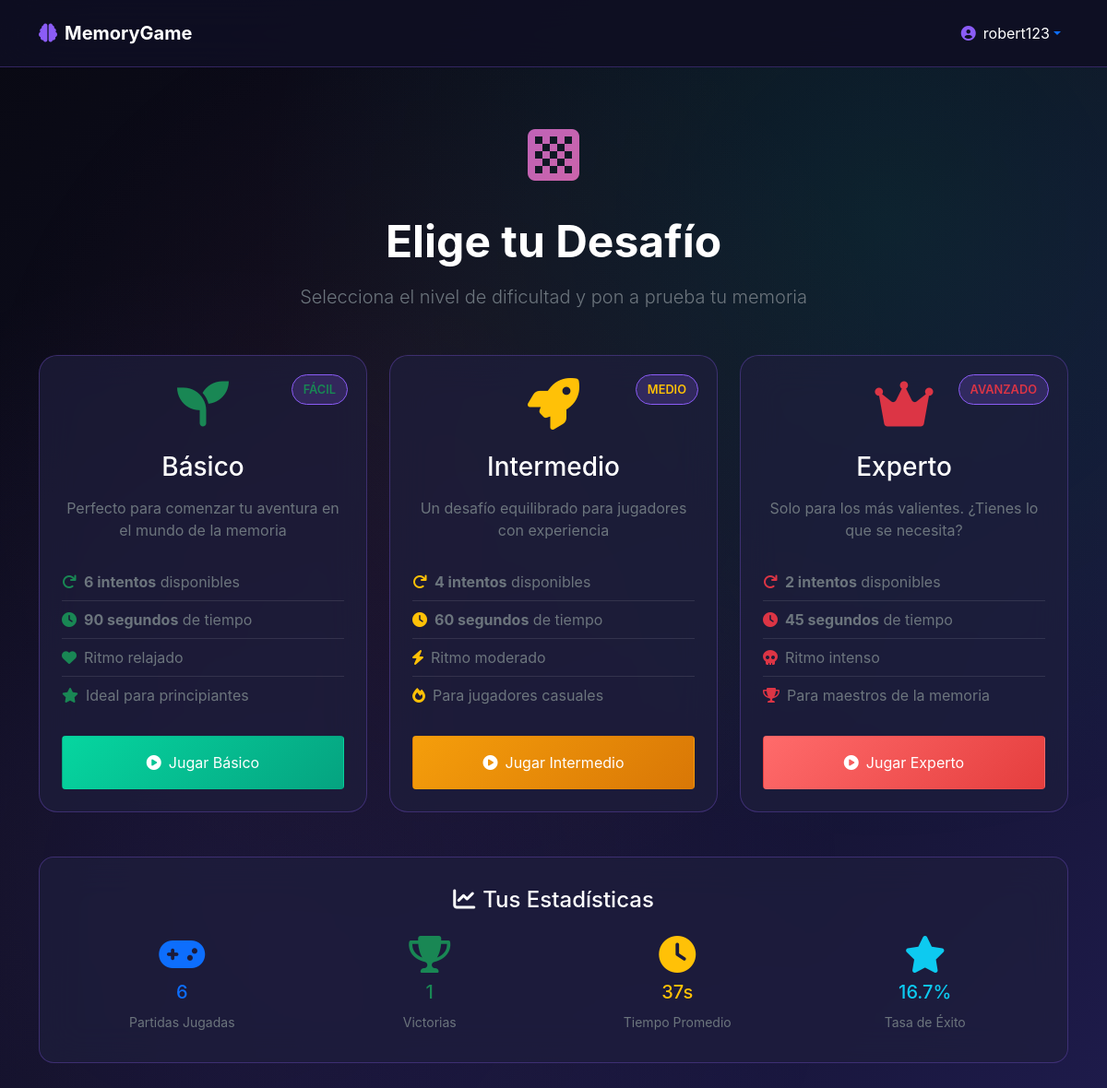
The page /memory/select-difficulty/ (signed in) on the database its author committed.
### memory_game/models.py (models this page shows, shortened)
class PlayerProfile(models.Model):
    user = models.OneToOneField(User, on_delete=models.CASCADE)
    total_games = models.IntegerField(default=0)
    games_won = models.IntegerField(default=0)
    games_lost = models.IntegerField(default=0)
    average_time = models.FloatField(default=0.0)
    favorite_difficulty = models.CharField(max_length=10, default='basic')
    total_score = models.IntegerField(default=0)  # NUEVO: Puntuación total acumulada
    best_score = models.IntegerField(default=0)   # NUEVO: Mejor puntuación individual
    def win_rate(self):
        if self.total_games == 0:
            return 0
        return (self.games_won / self.total_games) * 100

### memory_game/views.py (the view)
# urls.py: path('select-difficulty/', views.select_difficulty, name='select_difficulty'),
@login_required
def select_difficulty(request):
    profile, created = PlayerProfile.objects.get_or_create(user=request.user)
    return render(request, 'memory_game/select_difficulty.html', {'profile': profile})

### memory_game/templates/memory_game/select_difficulty.html (shortened to what this page needs)
{% extends 'memory_game/base_app.html' %}
{% load static %}
{% block content %}
<div class="container my-5">
    <div class="welcome-section">
        <div class="game-icon">
            <i class="fas fa-chess-board"></i>
        </div>
        <h1 class="display-5 fw-bold text-white mb-3">Elige tu Desafío</h1>
        <p class="lead text-muted">Selecciona el nivel de dificultad y pon a prueba tu memoria</p>
    </div>
    <div class="row g-4">
        <div class="col-lg-4 col-md-6">
            <div class="game-card p-4 h-100 text-center">
                <span class="difficulty-badge text-success">FÁCIL</span>
                <div class="mb-4">
                    <i class="fas fa-seedling text-success display-4"></i>
                </div>
                <h3 class="text-white mb-3">Básico</h3>
                <p class="text-muted mb-4">
                    Perfecto para comenzar tu aventura en el mundo de la memoria
                </p>
                <ul class="feature-list text-start text-muted mb-4">
                    <li><i class="fas fa-redo text-success me-2"></i><strong>6 intentos</strong> disponibles</li>
                    <li><i class="fas fa-clock text-success me-2"></i><strong>90 segundos</strong> de tiempo</li>
                    <li><i class="fas fa-heart text-success me-2"></i>Ritmo relajado</li>
                    <li><i class="fas fa-star text-success me-2"></i>Ideal para principiantes</li>
                </ul>
                <a href="{% url 'game' 'basic' %}" class="btn btn-basic w-100 py-3">
                    <i class="fas fa-play-circle me-2"></i>Jugar Básico
                </a>
            </div>
        </div>
        <div class="col-lg-4 col-md-6">
            <div class="game-card p-4 h-100 text-center">
                <span class="difficulty-badge text-warning">MEDIO</span>
                <div class="mb-4">
                    <i class="fas fa-rocket text-warning display-4"></i>
                </div>
                <h3 class="text-white mb-3">Intermedio</h3>
                <p class="text-muted mb-4">
                    Un desafío equilibrado para jugadores con experiencia
                </p>
                <ul class="feature-list text-start text-muted mb-4">
                    <li><i class="fas fa-redo text-warning me-2"></i><strong>4 intentos</strong> disponibles</li>
                    <li><i class="fas fa-clock text-warning me-2"></i><strong>60 segundos</strong> de tiempo</li>
                    <li><i class="fas fa-bolt text-warning me-2"></i>Ritmo moderado</li>
                    <li><i class="fas fa-fire text-warning me-2"></i>Para jugadores casuales</li>
                </ul>
                <a href="{% url 'game' 'medium' %}" class="btn btn-medium w-100 py-3">
                    <i class="fas fa-play-circle me-2"></i>Jugar Intermedio
                </a>
            </div>
        </div>
        <div class="col-lg-4 col-md-6">
            <div class="game-card p-4 h-100 text-center">
                <span class="difficulty-badge text-danger">AVANZADO</span>
                <div class="mb-4">
                    <i class="fas fa-crown text-danger display-4"></i>
                </div>
                <h3 class="text-white mb-3">Experto</h3>
                <p class="text-muted mb-4">
                    Solo para los más valientes. ¿Tienes lo que se necesita?
                </p>
                <ul class="feature-list text-start text-muted mb-4">
                    <li><i class="fas fa-redo text-danger me-2"></i><strong>2 intentos</strong> disponibles</li>
                    <li><i class="fas fa-clock text-danger me-2"></i><strong>45 segundos</strong> de tiempo</li>
                    <li><i class="fas fa-skull text-danger me-2"></i>Ritmo intenso</li>
                    <li><i class="fas fa-trophy text-danger me-2"></i>Para maestros de la memoria</li>
                </ul>
                <a href="{% url 'game' 'advanced' %}" class="btn btn-advanced w-100 py-3">
                    <i class="fas fa-play-circle me-2"></i>Jugar Experto
                </a>
            </div>
        </div>
    </div>
    <div class="row mt-5">
        <div class="col-12">
            <div class="stats-card text-center">
                <h4 class="text-white mb-4"><i class="fas fa-chart-line me-2"></i>Tus Estadísticas</h4>
                <div class="row">
                    <div class="col-md-3">
                        <div class="text-primary">
                            <i class="fas fa-gamepad display-6"></i>
                            <h5 class="mt-2" id="total-games">{{ profile.total_games }}</h5>
                            <small class="text-muted">Partidas Jugadas</small>
                        </div>
                    </div>
                    <div class="col-md-3">
                        <div class="text-success">
                            <i class="fas fa-trophy display-6"></i>
                            <h5 class="mt-2" id="games-won">{{ profile.games_won }}</h5>
                            <small class="text-muted">Victorias</small>
                        </div>
                    </div>
                    <div class="col-md-3">
                        <div class="text-warning">
                            <i class="fas fa-clock display-6"></i>
                            <h5 class="mt-2" id="avg-time">{{ profile.average_time|floatformat:0 }}s</h5>
                            <small class="text-muted">Tiempo Promedio</small>
                        </div>
                    </div>
                    <div class="col-md-3">
                        <div class="text-info">
                            <i class="fas fa-star display-6"></i>
                            <h5 class="mt-2" id="win-rate">{{ profile.win_rate|floatformat:1 }}%</h5>
                            <small class="text-muted">Tasa de Éxito</small>
                        </div>
                    </div>
                </div>
            </div>
        </div>
    </div>
</div>
{% endblock %}

### memory_game/templates/memory_game/partials/navbar.html (shortened to what this page needs)
<nav class="navbar navbar-expand-lg navbar-custom">
    <div class="container">
        <a class="navbar-brand d-flex align-items-center" href="{% url 'select_difficulty' %}">
            <i class="fas fa-brain me-2" style="color: #8b5cf6;"></i>
            <span class="text-white fw-bold">MemoryGame</span>
        </a>
        <div class="navbar-nav ms-auto">
            <div class="nav-item dropdown user-dropdown">
                <a class="nav-link dropdown-toggle d-flex align-items-center" href="#" role="button"
                   data-bs-toggle="dropdown" aria-expanded="false">
                    <i class="fas fa-user-circle me-2" style="color: #8b5cf6;"></i>
                    <span class="text-white">{{ user.username }}</span>
                </a>
            </div>
        </div>
    </div>
</nav>

### memory_game/static/memory_game/css/style.css (style rules this page uses)
:root { --primary: #8b5cf6; --primary-dark: #7c3aed; --primary-light: #a78bfa; --secondary: #06d6a0; --accent: #ff6b6b; --warning: #f59e0b; --dark: #0f0f23; --darker: #090913; --card-bg: rgba(30, 30, 60, 0.7); --navbar-bg: rgba(15, 15, 35, 0.9); --text: #e2e8f0; --text-muted: #94a3b8; --text-light: #f8fafc; --border-color: rgba(139, 92, 246, 0.3); --shadow: 0 25px 50px -12px rgba(0, 0, 0, 0.5); --blur: blur(20px); }
* { margin: 0; padding: 0; box-sizing: border-box; }
body { background: linear-gradient(135deg, var(--darker) 0%, var(--dark) 50%, #1e1b4b 100%); min-height: 100vh; font-family: 'Inter', -apple-system, BlinkMacSystemFont, sans-serif; color: var(--text); position: relative; overflow-x: hidden; }
body::before { content: ''; position: fixed; top: 0; left: 0; width: 100%; height: 100%; background: radial-gradient(circle at 20% 80%, rgba(139, 92, 246, 0.1) 0%, transparent 50%), radial-gradient(circle at 80% 20%, rgba(6, 214, 160, 0.1) 0%, transparent 50%), radial-gradient(circle at 40% 40%, rgba(255, 107, 107, 0.05) 0%, transparent 50%); pointer-events: none; z-index: -1; }
.game-card { background: var(--card-bg); backdrop-filter: var(--blur); border: 1px solid var(--border-color); border-radius: 20px; transition: all 0.4s ease; position: relative; overflow: hidden; }
.game-card::before { content: ''; position: absolute; top: 0; left: -100%; width: 100%; height: 100%; background: linear-gradient(90deg, transparent, rgba(139, 92, 246, 0.1), transparent); transition: left 0.6s ease; }
.btn-basic { background: linear-gradient(135deg, var(--secondary), #05a380); color: white; }
.btn-medium { background: linear-gradient(135deg, var(--warning), #d97706); color: white; }
.btn-advanced { background: linear-gradient(135deg, var(--accent), #e53e3e); color: white; }
.navbar-custom { background: var(--navbar-bg); backdrop-filter: var(--blur); border-bottom: 1px solid var(--border-color); padding: 1rem 0; }
.difficulty-badge { position: absolute; top: 20px; right: 20px; background: rgba(139, 92, 246, 0.2); border: 1px solid var(--primary); border-radius: 20px; padding: 6px 12px; font-size: 0.8rem; font-weight: 600; }
.game-icon { font-size: 4rem; background: linear-gradient(135deg, var(--primary), var(--accent)); -webkit-background-clip: text; -webkit-text-fill-color: transparent; background-clip: text; color: transparent; margin-bottom: 1rem; }
.feature-list { list-style: none; padding: 0; }
.feature-list li { padding: 8px 0; border-bottom: 1px solid rgba(255, 255, 255, 0.1); }
.feature-list li:last-child { border-bottom: none; }
.stats-card { background: var(--card-bg); backdrop-filter: var(--blur); border: 1px solid var(--border-color); border-radius: 16px; padding: 2rem; }
.welcome-section { text-align: center; margin-bottom: 3rem; }

### rows shown on the page
PlayerProfile: total_games "6", games_won "1", average_time "37", win_rate "16.7"

### other values the page prints
{{ user.username }} "robert123"
